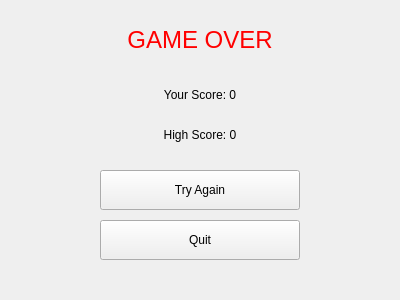
<?xml version="1.0" encoding="UTF-8"?>
<ui version="4.0">
 <class>MainWindow</class>
 <widget class="QMainWindow" name="MainWindow">
  <property name="geometry">
   <rect>
    <x>0</x>
    <y>0</y>
    <width>400</width>
    <height>300</height>
   </rect>
  </property>
  <property name="windowTitle">
   <string>Game Over</string>
  </property>
  <widget class="QWidget" name="centralwidget">
   <widget class="QLabel" name="label_title">
    <property name="geometry">
     <rect>
      <x>100</x>
      <y>20</y>
      <width>200</width>
      <height>40</height>
     </rect>
    </property>
    <property name="text">
     <string>GAME OVER</string>
    </property>
    <property name="alignment">
     <set>Qt::AlignCenter</set>
    </property>
    <property name="styleSheet">
     <string notr="true">font-size: 24px; color: red;</string>
    </property>
   </widget>
   <widget class="QLabel" name="label_score">
    <property name="geometry">
     <rect>
      <x>100</x>
      <y>80</y>
      <width>200</width>
      <height>30</height>
     </rect>
    </property>
    <property name="text">
     <string>Your Score: 0</string>
    </property>
    <property name="alignment">
     <set>Qt::AlignCenter</set>
    </property>
   </widget>
   <widget class="QLabel" name="label_high_score">
    <property name="geometry">
     <rect>
      <x>100</x>
      <y>120</y>
      <width>200</width>
      <height>30</height>
     </rect>
    </property>
    <property name="text">
     <string>High Score: 0</string>
    </property>
    <property name="alignment">
     <set>Qt::AlignCenter</set>
    </property>
   </widget>
   <widget class="QPushButton" name="btn_try_again">
    <property name="geometry">
     <rect>
      <x>100</x>
      <y>170</y>
      <width>200</width>
      <height>40</height>
     </rect>
    </property>
    <property name="text">
     <string>Try Again</string>
    </property>
   </widget>
   <widget class="QPushButton" name="btn_quit">
    <property name="geometry">
     <rect>
      <x>100</x>
      <y>220</y>
      <width>200</width>
      <height>40</height>
     </rect>
    </property>
    <property name="text">
     <string>Quit</string>
    </property>
   </widget>
  </widget>
 </widget>
 <resources/>
 <connections/>
</ui>
